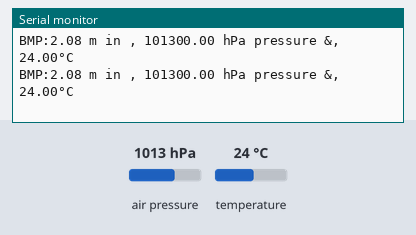
Recording of a sketch running on a simulated Arduino Uno, built with avr-gcc and run on an emulated ATmega328P. On the bench: the last lines printed to the serial monitor. The test bench sets the inputs (shaded band); at power-on: air pressure 1013 hPa, temperature 24 °C.

Above: at 1.2 s.
1.3 s: air pressure set to 975 hPa
At 2.4 s:
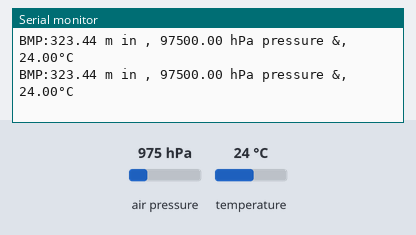
4.3 s: temperature set to 19 °C
At 5.1 s:
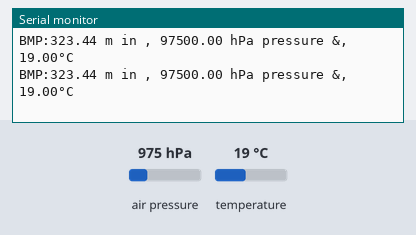
7.3 s: temperature set to 12 °C
At 8.3 s:
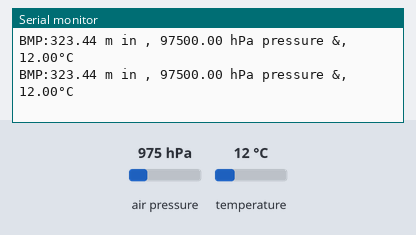
10.3 s: air pressure set to 1000 hPa
At 11.4 s:
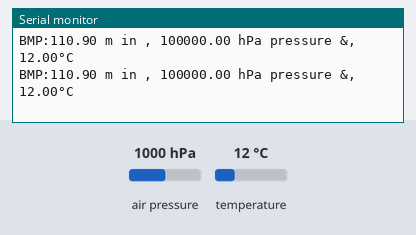
13.3 s: air pressure set to 952 hPa
At 13.8 s:
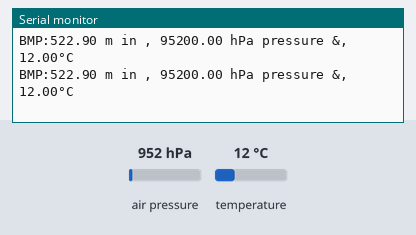
Timing chart, 0 to 16.3 s (numbered marks = the images above; inputs shaded):
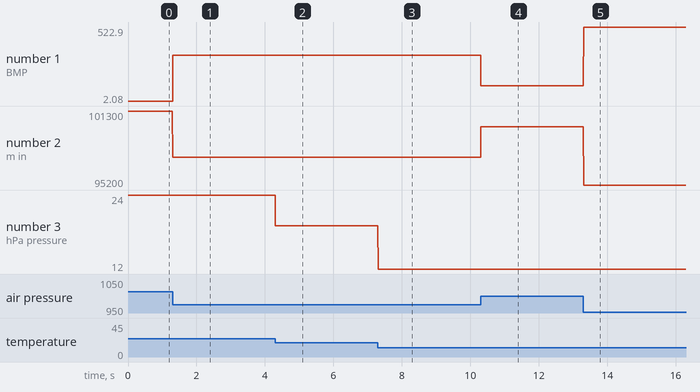

Measured:
- after the input at 1.3 s, the serial monitor: prints a new line at once (image 1)
- after the input at 4.3 s, the serial monitor: prints a new line at once (image 2)
- after the input at 7.3 s, the serial monitor: prints a new line at once (image 3)
- after the input at 10.3 s, the serial monitor: prints a new line at once (image 4)
- after the input at 13.3 s, the serial monitor: prints a new line at once (image 5)
- plotted number 1: 2.08 → 323.44 after the input at 1.3 s, 323.44 → 110.9 after the input at 10.3 s, 110.9 → 522.9 after the input at 13.3 s
- plotted number 2: 101300 → 97500 after the input at 1.3 s, 97500 → 100000 after the input at 10.3 s, 100000 → 95200 after the input at 13.3 s
- plotted number 3: 24 → 19 after the input at 4.3 s, 19 → 12 after the input at 7.3 s

The sketch:

BMP.ino
```cpp
#include <Adafruit_BMP085.h>
Adafruit_BMP085 bmp;
void setup()
{
   Serial.begin(115200);
    if (!bmp.begin()) {
    Serial.println("Could not find a valid BMP085/BMP180 sensor, check wiring!");
    while (1);
    }

}
void loop()
{
    double Altitude = bmp.readAltitude();
    double Pressure = bmp.readPressure();
    double Temperature = bmp.readTemperature();
    String packet = "BMP:";
    packet += Altitude;
    packet += " m in , ";
    packet += Pressure;
    packet += " hPa pressure &, ";
    packet += Temperature;
    packet += "°C";
    Serial.println(packet);
}
```
